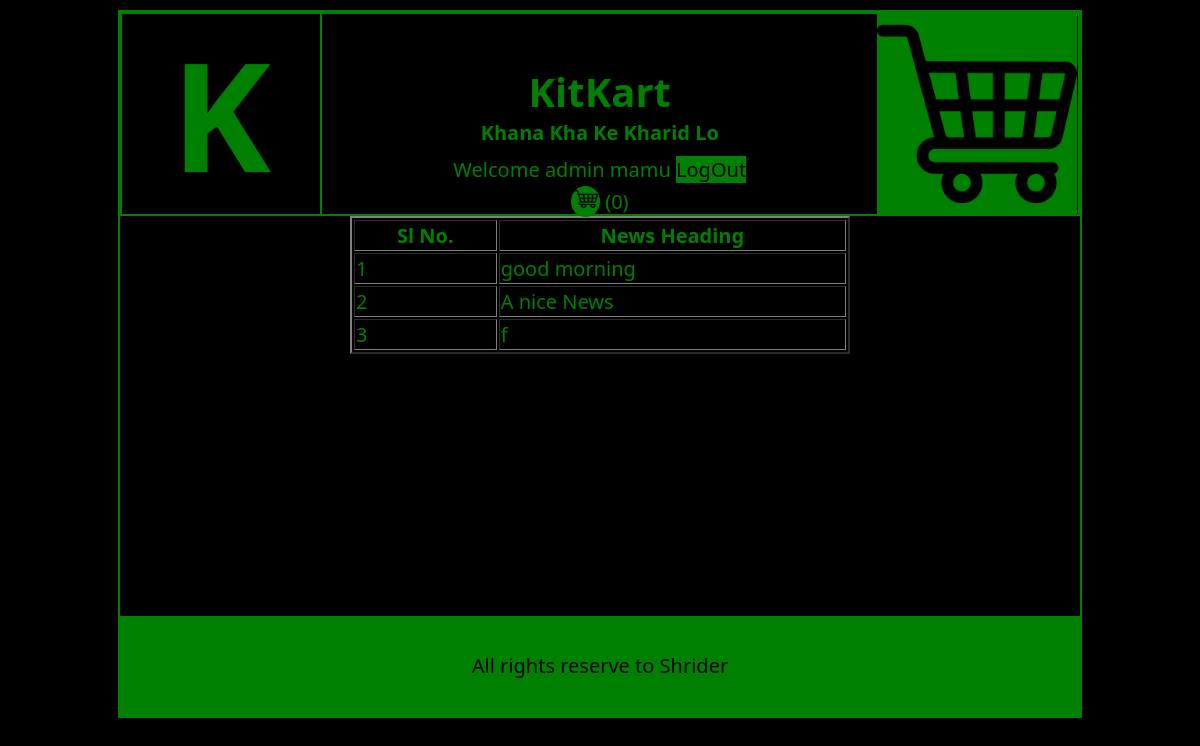
The app's page /displayNews.php (signed in) with its own data.
### tables this page shows
CREATE TABLE IF NOT EXISTS `news_info` (
  `news_id` int(11) NOT NULL AUTO_INCREMENT,
  `news_heading` text NOT NULL,
  `news_details` text NOT NULL,
  `reg_date` date NOT NULL,
  `del_status` int(11) NOT NULL DEFAULT '0',
  PRIMARY KEY (`news_id`)
);

### displayNews.php (the view)
<?php
    include("header.php");
?>
<div class="content">
    <div class="displayNewsTable">
    <table border=2 align='center'>
        <tr>
            <th>Sl No.</th> <th>News Heading</th>
        </tr>
<?php
include("dbconnect.php");
$rsNews = mysqli_query($con,"select * from news_info where del_status = 0 order by reg_date desc");
$count = 0;
    while($row = mysqli_fetch_array($rsNews)){
        $nid = $row['news_id'];
        $count++;
        echo("<tr>");
        echo("<td>");
        echo($count);
        echo("</td>");
        echo("<td>");
        echo("<a href='displayNewsDetail.php?nid=$nid'>");
        echo($row['news_heading']);
        echo("</a>");
        echo("</td>");
        echo("</tr>");
    }
?>
    </table>
    </div>
</div>
<?php
    include("footer.php");
?>

### style/styles.css (style rules this page uses)
body { margin: 0; padding: 0; background-color: black; color: green; font-family: "Segoe UI", Tahoma, Geneva, Verdana, sans-serif; font-size: 1.25rem; }
a { text-decoration: none; color: green; }
table { min-width: 500px; }
.content { min-height: 400px; }

### records on screen
news_info: news_heading "good morning"
news_info: news_heading "A nice News"
news_info: news_heading "f"

### other values on screen
$usertype "admin"
$username "mamu"
$totalCartItem "0"
